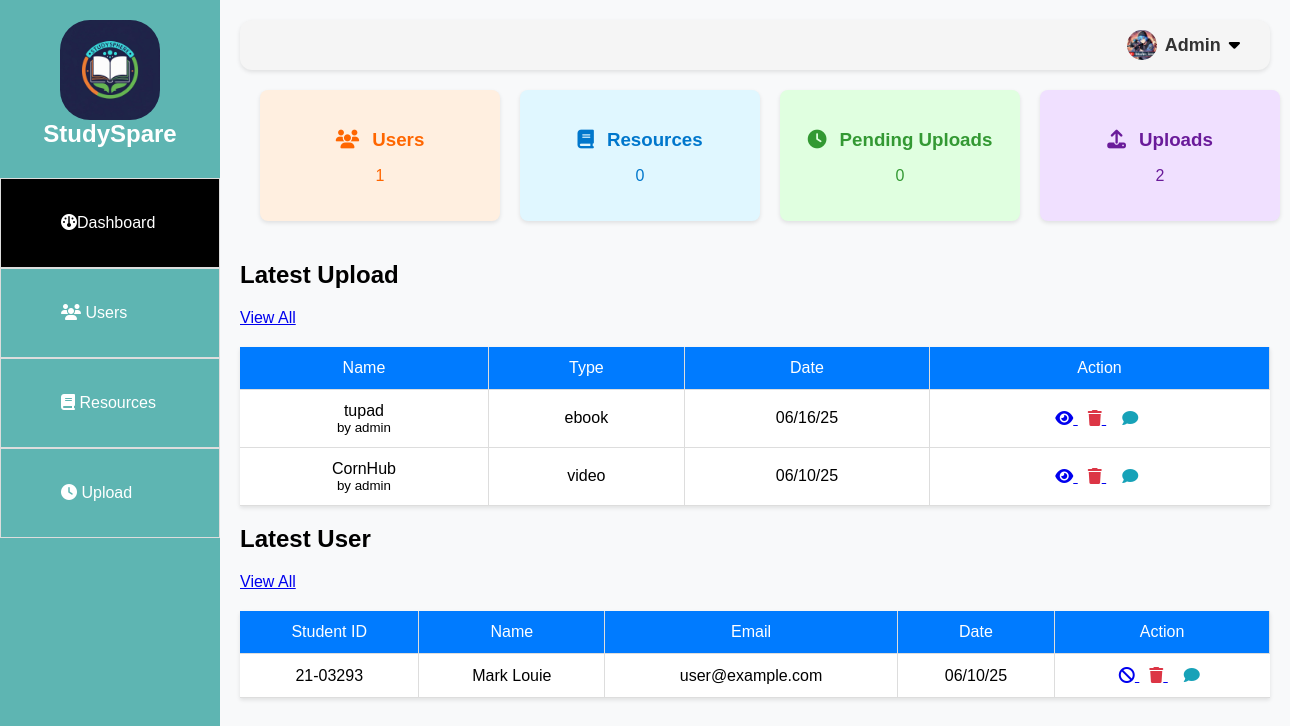
The app's page /index.php (signed in) with its own data.
### tables this page shows
CREATE TABLE `uploads` (
  `id` int(11) NOT NULL,
  `title` varchar(150) NOT NULL,
  `type` enum('ebook','pdf','video') NOT NULL,
  `file_path` varchar(255) NOT NULL,
  `uploader_id` int(11) DEFAULT NULL,
  `status` enum('pending','approved','rejected') DEFAULT 'pending',
  `submitted_at` timestamp NOT NULL DEFAULT current_timestamp(),
  `admin_id` int(11) DEFAULT NULL,
  `user_id` int(11) DEFAULT NULL
);

CREATE TABLE `users` (
  `id` int(11) NOT NULL,
  `studentid` varchar(8) NOT NULL,
  `name` varchar(100) NOT NULL,
  `email` varchar(100) NOT NULL,
  `password` varchar(255) NOT NULL,
  `status` enum('Active','Inactive','Banned') DEFAULT 'Active',
  `created_at` timestamp NOT NULL DEFAULT current_timestamp()
);

### index.php (the view, shortened to what this page needs)
<html lang="en">
<head>
  <link rel="stylesheet" href="style/index.css">
  <link rel="stylesheet" href="https://cdnjs.cloudflare.com/ajax/libs/font-awesome/6.5.0/css/all.min.css" />
</head>
<body>
  <?php include 'include/sidebar.php'; ?>
  <div class="main">
    <?php include 'include/header.php'; ?>
    <?php
    include 'php/db.php';
    $userCount = $conn->query("SELECT COUNT(*) AS total FROM users")->fetch_assoc()['total'];
    $resourceCount = $conn->query("SELECT COUNT(*) AS total FROM resources")->fetch_assoc()['total'];
    $pendingCount = $conn->query("SELECT COUNT(*) AS total FROM uploads WHERE status = 'pending'")->fetch_assoc()['total'];
    $uploadCount = $conn->query("SELECT COUNT(*) AS total FROM uploads")->fetch_assoc()['total'];
    ?>
    <div class="card-container">
      <div class="card"><h3><i class="fa-solid fa-users"></i> Users</h3><p><?= $userCount ?></p></div>
      <div class="card"><h3><i class="fa-solid fa-book"></i> Resources</h3><p><?= $resourceCount ?></p></div>
      <div class="card"><h3><i class="fa-solid fa-clock"></i> Pending Uploads</h3><p><?= $pendingCount ?></p></div>
      <div class="card"><h3><i class="fa-solid fa-upload"></i> Uploads</h3><p><?= $uploadCount ?></p></div>
    </div>
    <div class="tables">
      <div class="latest-upload">
        <div class="heading">
          <h2>Latest Upload</h2>
          <a href="uploads.php" class="btn">View All</a>
        </div>
        <table class="luser">
          <thead>
            <tr><td>Name</td><td>Type</td><td>Date</td><td>Action</td></tr>
          </thead>
          <tbody>
<?php
$latestUploads = $conn->query("SELECT u.id, u.title, u.type, u.file_path, u.submitted_at, a.username AS admin_name FROM uploads u LEFT JOIN admin a ON u.admin_id = a.id ORDER BY u.submitted_at DESC LIMIT 5");
if ($latestUploads && $latestUploads->num_rows > 0):
    while ($upload = $latestUploads->fetch_assoc()):
?>
  <tr>
    <td><?= htmlspecialchars($upload['title']) ?><br><small>by <?= htmlspecialchars($upload['admin_name'] ?? 'Unknown') ?></small></td>
    <td><?= htmlspecialchars($upload['type']) ?></td>
    <td><?= date('m/d/y', strtotime($upload['submitted_at'])) ?></td>
    <td>
      <a href="<?= htmlspecialchars($upload['file_path']) ?>" target="_blank" class="icon-button" title="View Resource">
        <i class="fas fa-eye warm-icon"></i>
      </a>
      <a href="delete_upload.php?id=<?= $upload['id'] ?>" onclick="return confirm('Are you sure you want to delete this upload?');" class="icon-button" title="Delete Resource">
        <i class="fas fa-trash delete-icon"></i>
      </a>
      <button class="icon-button" title="Comment" onclick="alert('Comment feature coming soon!')">
        <i class="fas fa-comment comment-icon"></i>
      </button>
    </td>
  </tr>
<?php endwhile; else: ?>
  <tr><td colspan="4">No uploads found.</td></tr>
<?php endif; ?>
</tbody>
        </table>
      </div>
    </div>
    <div class="tables">
      <div class="latest-user">
        <div class="heading">
          <h2>Latest User</h2>
          <a href="users.php" class="btn">View All</a>
        </div>
        <table class="luser">
          <thead>
            <tr><td>Student ID</td><td>Name</td><td>Email</td><td>Date</td><td>Action</td></tr>
          </thead>
          <tbody>
<?php
$latestUsers = $conn->query("SELECT * FROM users ORDER BY created_at DESC LIMIT 5");
while ($user = $latestUsers->fetch_assoc()):
?>
  <tr>
    <td><?= htmlspecialchars($user['studentid']) ?></td>
    <td><?= htmlspecialchars($user['name']) ?></td>
    <td><?= htmlspecialchars($user['email']) ?></td>
    <td><?= date('m/d/y', strtotime($user['created_at'])) ?></td>
    <td>
      <a href="ban_user.php?id=<?= $user['id'] ?>" onclick="return confirm('Ban this user?');" class="icon-button" title="Ban User">
        <i class="fas fa-ban warm-icon"></i>
      </a>
      <a href="delete_user.php?id=<?= $user['id'] ?>" onclick="return confirm('Delete this user?');" class="icon-button" title="Delete User">
        <i class="fas fa-trash delete-icon"></i>
      </a>
      <button class="icon-button" title="Comment" onclick="alert('Comment feature coming soon!')">
        <i class="fas fa-comment comment-icon"></i>
      </button>
    </td>
  </tr>
<?php endwhile; ?>
</tbody>
        </table>
      </div>
    </div>
  </div>
</body>
</html>

### style/index.css (style rules this page uses)
body { margin: 0; font-family: Arial, sans-serif; background-color: #f8f9fa; }
.main { margin-left: 220px; padding: 20px; }
.card-container { display: flex; justify-content: space-between; align-items: center; padding: 20px; gap: 20px; }
.card { flex: 0 0 200px; background-color: white; padding: 20px; border-radius: 8px; box-shadow: 0 2px 4px rgba(0, 0, 0, 0.1); text-align: center; }
.card-container .card:nth-child(1) { background-color: #ffefe0; color: #ff6600; }
.card-container .card:nth-child(2) { background-color: #e0f7ff; color: #0077cc; }
.card-container .card:nth-child(3) { background-color: #e0ffe0; color: #339933; }
.card-container .card:nth-child(4) { background-color: #f0e0ff; color: #6a1b9a; }
.card h3 { margin-bottom: 10px; }
.card i { margin-right: 8px; }
table { width: 100%; border-collapse: collapse; background-color: white; box-shadow: 0 2px 4px rgba(0, 0, 0, 0.1); margin-top: 20px; }
thead, td { padding: 12px 15px; text-align: center; border-bottom: 1px solid #ddd; border-right: 1px solid #ddd; }
thead:last-child, td:last-child { border-right: none; }
thead { background-color: #007bff; color: white; }
.icon-button { background: none; border: none; cursor: pointer; font-size: 16px; margin: 0 5px; }
.delete-icon { color: #dc3545; }
.comment-icon { color: #17a2b8; }

### records on screen
uploads: title "tupad", admin.username "admin", type "ebook", submitted_at "06/16/25"
uploads: title "CornHub", admin.username "admin", type "video", submitted_at "06/10/25"
users: studentid "21-03293", name "Mark Louie", email "user@example.com", created_at "06/10/25"

### other values on screen
$userCount "1"
$resourceCount "0"
$pendingCount "0"
$uploadCount "2"
